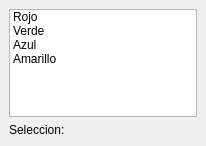
<?xml version="1.0" encoding="UTF-8"?>
<ui version="4.0">
 <class>MainWindow</class>
 <widget class="QMainWindow" name="MainWindow">
  <property name="geometry">
   <rect>
    <x>0</x>
    <y>0</y>
    <width>206</width>
    <height>146</height>
   </rect>
  </property>
  <property name="windowTitle">
   <string>MainWindow</string>
  </property>
  <widget class="QWidget" name="centralwidget">
   <layout class="QVBoxLayout" name="verticalLayout">
    <item>
     <widget class="QListWidget" name="lista">
      <item>
       <property name="text">
        <string>Rojo</string>
       </property>
      </item>
      <item>
       <property name="text">
        <string>Verde</string>
       </property>
      </item>
      <item>
       <property name="text">
        <string>Azul</string>
       </property>
      </item>
      <item>
       <property name="text">
        <string>Amarillo</string>
       </property>
      </item>
     </widget>
    </item>
    <item>
     <widget class="QLabel" name="seleccion">
      <property name="text">
       <string>Seleccion:</string>
      </property>
     </widget>
    </item>
   </layout>
  </widget>
 </widget>
 <resources/>
 <connections/>
</ui>
